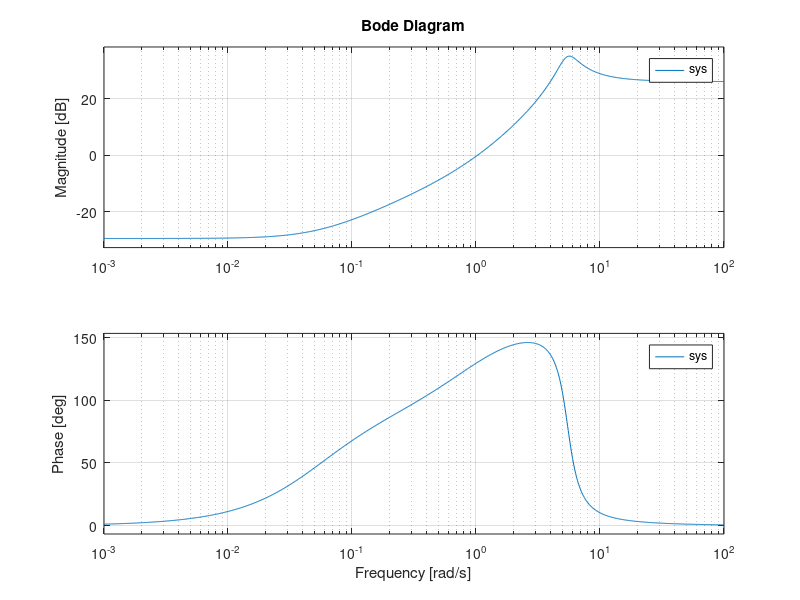

This figure's MATLAB source:
%% Primera funcion
num = [1];
den = [1,1,1];
%% Segunda funcion
num = [10,10];
den = [2,1,1,1];
%% Tercera funcion
num = [20,20,1];
den = [1,2,30];
%% Bode
sys = tf(num,den)
disp(sys.Variable);
bode(sys)
[mag,phase,w] = bode(sys);
%% Generar vectores
save("bode-mag1.mat","mag")
save("bode-phase1.mat","phase")
save("bode-W1.mat","w")

